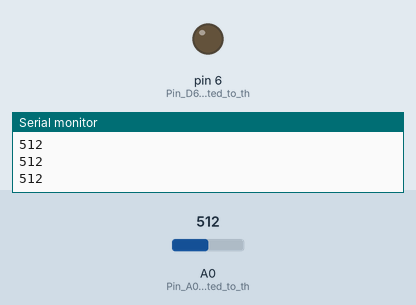
Simulated run of this sketch. Board: Arduino Uno, built with avr-gcc and run on an emulated ATmega328P. Shown: output pins drawn as LEDs (lit = HIGH), the last lines printed to the serial monitor. The test bench sets the inputs (shaded band); at power-on: A0 (Pin_A0_is_connected_to_th) = 512.

Above: at 1.2 s.
1.3 s: A0 (Pin_A0_is_connected_to_th) set to 484
At 2.1 s:
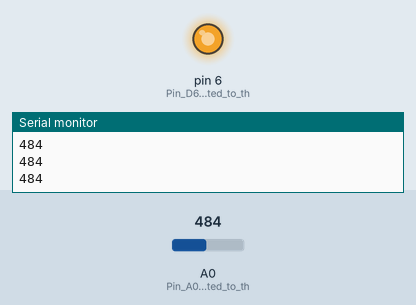
2.8 s: A0 (Pin_A0_is_connected_to_th) set to 306
At 3.3 s:
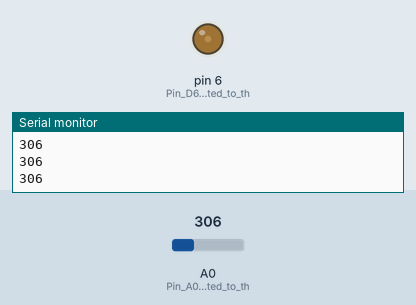
4.3 s: A0 (Pin_A0_is_connected_to_th) set to 122
At 5.6 s:
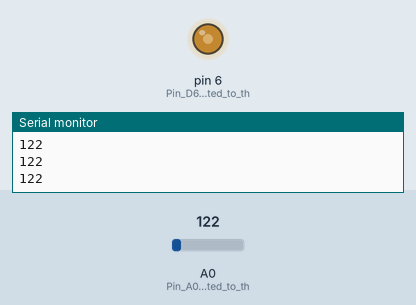
Timing chart, 0 to 7.3 s (numbered marks = the images above; inputs shaded):
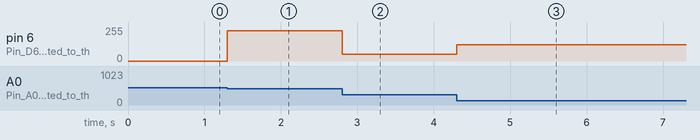

The sketch:

alarm.ino
```cpp
/*
  Arduino IDE version: 1.8.3
  Tested on : ARBD-1
  Microcontroller:ATMEGA 328p
  Written by:Mohammad Waqas
  Date:11/06/2019
*/
// the setup function runs once when you press reset or power the board
void setup() {

  pinMode(6, OUTPUT); //Pin D6 is connected to the  buzzer
  pinMode(A0, INPUT); //Pin A0 is connected to the LDR
  Serial.begin(9600);//To turn on the serial monitor,9600 is the baud rate
}
int temp1;
// the loop function runs over and over again forever
void loop() {
  temp1 = analogRead(A0);	//storing the light intensity from ldr
  if (temp1 >= 500)		//Comparing if light intensity is greater than 500
  {
    analogWrite(6, 0); //Turn off the buzzer
  }
  else
    analogWrite(6, temp1);	//Turn on the buzzer
  Serial.println(temp1);	//Print the vaues of light intensity on the Serial Monitor
  //ln represents printing the subsequent values in the next line
}
```

Measured:
- the behaviour switches between 500 and 499 on A0 (Pin_A0_is_connected_to_th) (found by bisection; images 0 and 1)
- after the input at 1.3 s, pin 6 (Pin_D6_is_connected_to_th): 0/255 → 228/255 at once
- after the input at 2.8 s, pin 6 (Pin_D6_is_connected_to_th): 228/255 → 50/255 at once
- after the input at 4.3 s, pin 6 (Pin_D6_is_connected_to_th): 50/255 → 122/255 at once
